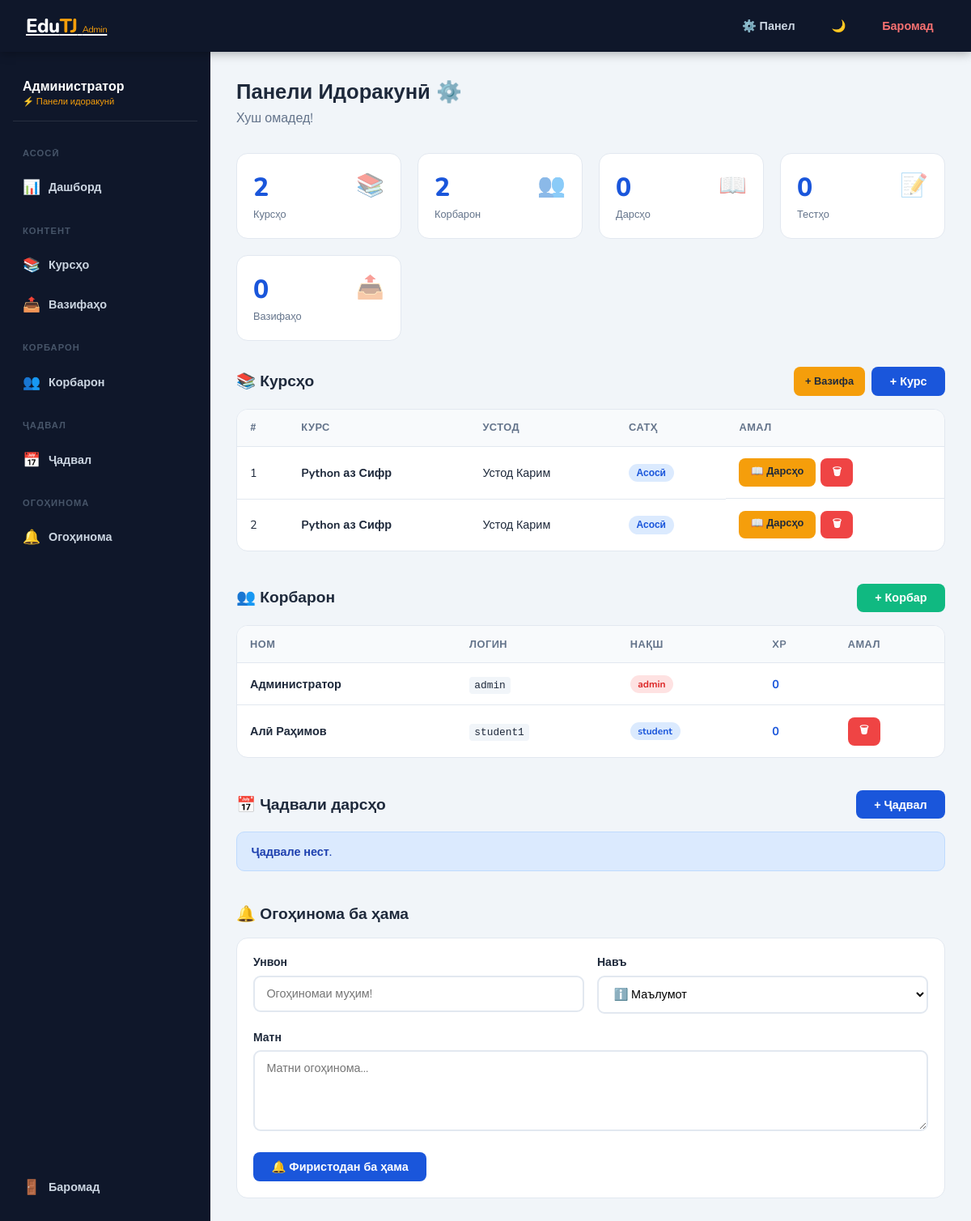
The page /admin (signed in) on the database its author committed.
### tables this page shows
CREATE TABLE courses (
            id INTEGER PRIMARY KEY AUTOINCREMENT,
            title TEXT NOT NULL, description TEXT,
            image TEXT, instructor TEXT, duration TEXT,
            level TEXT DEFAULT 'Асосӣ',
            created_at TEXT DEFAULT CURRENT_TIMESTAMP
        );

CREATE TABLE users (
            id INTEGER PRIMARY KEY AUTOINCREMENT,
            username TEXT UNIQUE NOT NULL,
            password TEXT NOT NULL,
            full_name TEXT,
            role TEXT DEFAULT 'student',
            xp INTEGER DEFAULT 0,
            lang TEXT DEFAULT 'tg',
            dark_mode INTEGER DEFAULT 0,
            created_at TEXT DEFAULT CURRENT_TIMESTAMP
        );

### app.py (the view)
@app.route('/admin')
@admin_required
def admin():
    db = get_db()
    courses = db.execute("SELECT * FROM courses ORDER BY created_at DESC").fetchall()
    users = db.execute("SELECT * FROM users ORDER BY created_at DESC").fetchall()
    lessons_count = db.execute("SELECT COUNT(*) as cnt FROM lessons").fetchone()['cnt']
    tests_count = db.execute("SELECT COUNT(*) as cnt FROM tests").fetchone()['cnt']
    hw_count = db.execute("SELECT COUNT(*) as cnt FROM homework_submissions").fetchone()['cnt']
    schedule_events = db.execute("""SELECT s.*, c.title as course_title FROM schedule s
        LEFT JOIN courses c ON s.course_id=c.id ORDER BY s.scheduled_date, s.scheduled_time""").fetchall()
    db.close()
    return render_template('admin.html', courses=courses, users=users,
                           lessons_count=lessons_count, tests_count=tests_count,
                           hw_count=hw_count, schedule_events=schedule_events)

### app.py (called while the page is built)
def get_db():
    conn = sqlite3.connect(DB)
    conn.row_factory = sqlite3.Row
    return conn

def admin_required(f):
    from functools import wraps
    @wraps(f)
    def d(*a, **k):
        if 'user_id' not in session or session.get('role') != 'admin': return redirect(url_for('login'))
        return f(*a, **k)
    return d

### templates/admin.html (shortened to what this page needs)
<!DOCTYPE html>
<html lang="tg">
<head>
<link rel="stylesheet" href="/static/css/style.css">
</head>
<body class="{{ 'dark-theme' if session.dark else '' }}">
<nav class="nav">
  <a href="/admin" class="nav-logo">Edu<span>TJ</span> <span style="font-size:.7rem;color:#f59e0b;font-weight:400;">Admin</span></a>
  <div class="nav-links">
    <a href="/admin">⚙️ Панел</a>
    <a href="/toggle_dark">{{ '☀️' if session.dark else '🌙' }}</a>
    <a href="/logout" style="color:#f87171">Баромад</a>
  </div>
</nav>
<div class="layout">
  <aside class="sidebar">
    <div style="padding:.5rem .75rem 1rem;border-bottom:1px solid rgba(255,255,255,.1);margin-bottom:.5rem;">
      <div style="font-weight:800;color:#fff;">Администратор</div>
      <div style="font-size:.7rem;color:#f59e0b;">⚡ Панели идоракунӣ</div>
    </div>
    <span class="sidebar-title">Асосӣ</span>
    <a href="/admin"><span class="icon">📊</span> Дашборд</a>
    <span class="sidebar-title">Контент</span>
    <a href="#courses" onclick="showS('s-courses')"><span class="icon">📚</span> Курсҳо</a>
    <a href="/admin/submissions"><span class="icon">📤</span> Вазифаҳо</a>
    <span class="sidebar-title">Корбарон</span>
    <a href="#users" onclick="showS('s-users')"><span class="icon">👥</span> Корбарон</a>
    <span class="sidebar-title">Ҷадвал</span>
    <a href="#schedule" onclick="showS('s-schedule')"><span class="icon">📅</span> Ҷадвал</a>
    <span class="sidebar-title">Огоҳинома</span>
    <a href="#notify" onclick="showS('s-notify')"><span class="icon">🔔</span> Огоҳинома</a>
    <a href="/logout" style="margin-top:auto;"><span class="icon">🚪</span> Баромад</a>
  </aside>
  <main class="main-content">
  {% if view == 'lessons' %}
  <div style="display:flex;align-items:center;gap:1rem;margin-bottom:2rem;">
    <a href="/admin" class="btn btn-ghost btn-sm">← Панел</a>
    <h1 style="font-size:1.4rem;font-weight:800;">Дарсҳои: {{ course.title }}</h1>
    <button onclick="openModal('m-lesson')" class="btn btn-blue" style="margin-left:auto;">+ Дарси нав</button>
  </div>
  <div class="table-wrap">
    <table>
      <thead><tr><th>#</th><th>Дарс</th><th>Видео</th><th>Амал</th></tr></thead>
      <tbody>
        {% for l in lessons %}
        <tr>
          <td>{{ loop.index }}</td>
          <td><strong>{{ l.title }}</strong>{% if l.description %}<br><small style="color:var(--muted)">{{ l.description[:50] }}</small>{% endif %}</td>
          <td>{% if l.video_url %}<span class="badge badge-green">✓</span>{% else %}<span class="badge badge-red">Нест</span>{% endif %}</td>
          <td style="display:flex;gap:.4rem;">
            <a href="/admin/tests/{{ l.id }}" class="btn btn-yellow btn-sm">📝 Тестҳо</a>
            <a href="/admin/delete_lesson/{{ l.id }}" class="btn btn-red btn-sm" onclick="return confirm('Нест?')">🗑</a>
          </td>
        </tr>
        {% else %}<tr><td colspan="4" style="text-align:center;padding:2rem;color:var(--muted);">Дарсе нест</td></tr>{% endfor %}
      </tbody>
    </table>
  </div>
  <div class="modal-overlay" id="m-lesson">
    <div class="modal">
      <button class="modal-close" onclick="closeModal('m-lesson')">×</button>
      <h2>📖 Дарси нав</h2>
      <form method="POST" action="/admin/add_lesson" enctype="multipart/form-data">
        <input type="hidden" name="course_id" value="{{ course.id }}">
        <div class="form-group"><label>Ном *</label><input name="title" required></div>
        <div class="form-group"><label>Тавсиф</label><textarea name="description"></textarea></div>
        <div class="form-group"><label>Видеофайл (MP4)</label><input type="file" name="video" accept="video/*"></div>
        <div class="form-group"><label>YouTube линк</label><input type="url" name="video_link" placeholder="https://youtube.com/watch?v=..."></div>
        <div class="form-group"><label>Матн</label><textarea name="content" style="min-height:120px;"></textarea></div>
        <button type="submit" class="btn btn-blue btn-full">+ Илова</button>
      </form>
    </div>
  </div>
  {% else %}
  <h1 style="font-size:1.6rem;font-weight:800;margin-bottom:.25rem;">Панели Идоракунӣ ⚙️</h1>
  <p style="color:var(--muted);margin-bottom:2rem;">Хуш омадед!</p>
  <div class="stats-row">
    <div class="stat-card"><span class="stat-icon">📚</span><div class="stat-num">{{ courses|length }}</div><div class="stat-label">Курсҳо</div></div>
    <div class="stat-card"><span class="stat-icon">👥</span><div class="stat-num">{{ users|length }}</div><div class="stat-label">Корбарон</div></div>
    <div class="stat-card"><span class="stat-icon">📖</span><div class="stat-num">{{ lessons_count }}</div><div class="stat-label">Дарсҳо</div></div>
    <div class="stat-card"><span class="stat-icon">📝</span><div class="stat-num">{{ tests_count }}</div><div class="stat-label">Тестҳо</div></div>
    <div class="stat-card"><span class="stat-icon">📤</span><div class="stat-num">{{ hw_count }}</div><div class="stat-label">Вазифаҳо</div></div>
  </div>
  <div id="s-courses" class="section-block">
    <div style="display:flex;align-items:center;justify-content:space-between;margin-bottom:1rem;">
      <h2 style="font-size:1.2rem;font-weight:800;">📚 Курсҳо</h2>
      <div style="display:flex;gap:.5rem;">
        <button onclick="openModal('m-task')" class="btn btn-yellow btn-sm">+ Вазифа</button>
        <button onclick="openModal('m-course')" class="btn btn-blue">+ Курс</button>
      </div>
    </div>
    <div class="table-wrap">
      <table>
        <thead><tr><th>#</th><th>Курс</th><th>Устод</th><th>Сатҳ</th><th>Амал</th></tr></thead>
        <tbody>
          {% for c in courses %}
          <tr>
            <td>{{ loop.index }}</td>
            <td><strong>{{ c.title }}</strong></td>
            <td>{{ c.instructor }}</td>
            <td><span class="badge badge-blue">{{ c.level }}</span></td>
            <td style="display:flex;gap:.4rem;flex-wrap:wrap;">
              <a href="/admin/lessons/{{ c.id }}" class="btn btn-yellow btn-sm">📖 Дарсҳо</a>
              <a href="/admin/delete_course/{{ c.id }}" class="btn btn-red btn-sm" onclick="return confirm('Нест?')">🗑</a>
            </td>
          </tr>
          {% else %}<tr><td colspan="5" style="text-align:center;padding:2rem;color:var(--muted);">Курсе нест</td></tr>{% endfor %}
        </tbody>
      </table>
    </div>
  </div>
  <div id="s-users" class="section-block" style="margin-top:2.5rem;">
    <div style="display:flex;align-items:center;justify-content:space-between;margin-bottom:1rem;">
      <h2 style="font-size:1.2rem;font-weight:800;">👥 Корбарон</h2>
      <button onclick="openModal('m-user')" class="btn btn-green">+ Корбар</button>
    </div>
    <div class="table-wrap">
      <table>
        <thead><tr><th>Ном</th><th>Логин</th><th>Нақш</th><th>XP</th><th>Амал</th></tr></thead>
        <tbody>
          {% for u in users %}
          <tr>
            <td><strong>{{ u.full_name }}</strong></td>
            <td><code style="background:var(--bg);padding:.2rem .4rem;border-radius:4px;font-size:.8rem;">{{ u.username }}</code></td>
            <td><span class="badge {% if u.role=='admin' %}badge-red{% else %}badge-blue{% endif %}">{{ u.role }}</span></td>
            <td><strong style="color:var(--primary);">{{ u.xp or 0 }}</strong></td>
            <td>{% if u.role!='admin' %}<a href="/admin/delete_user/{{ u.id }}" class="btn btn-red btn-sm" onclick="return confirm('Нест?')">🗑</a>{% endif %}</td>
          </tr>
          {% endfor %}
        </tbody>
      </table>
    </div>
  </div>
  <div id="s-schedule" class="section-block" style="margin-top:2.5rem;">
    <div style="display:flex;align-items:center;justify-content:space-between;margin-bottom:1rem;">
      <h2 style="font-size:1.2rem;font-weight:800;">📅 Ҷадвали дарсҳо</h2>
      <button onclick="openModal('m-schedule')" class="btn btn-blue">+ Ҷадвал</button>
    </div>
    {% if schedule_events %}
    <div class="table-wrap">
      <table>
        <thead><tr><th>Унвон</th><th>Курс</th><th>Сана</th><th>Вақт</th><th>Амал</th></tr></thead>
        <tbody>
          {% for e in schedule_events %}
          <tr>
            <td><strong>{{ e.title }}</strong></td>
            <td>{{ e.course_title or '—' }}</td>
            <td>{{ e.scheduled_date }}</td>
            <td>{{ e.scheduled_time }} ({{ e.duration_min }} дақ)</td>
            <td><a href="/admin/delete_schedule/{{ e.id }}" class="btn btn-red btn-sm" onclick="return confirm('Нест?')">🗑</a></td>
          </tr>
          {% endfor %}
        </tbody>
      </table>
    </div>
    {% else %}<div class="alert alert-info">Ҷадвале нест.</div>{% endif %}
  </div>
  <div id="s-notify" class="section-block" style="margin-top:2.5rem;">
    <h2 style="font-size:1.2rem;font-weight:800;margin-bottom:1rem;">🔔 Огоҳинома ба ҳама</h2>
    <div style="background:var(--card);border-radius:14px;padding:1.25rem;border:1px solid var(--border);">
      <form method="POST" action="/admin/notify_all">
        <div class="form-row">
          <div class="form-group"><label>Унвон</label><input name="title" required placeholder="Огоҳиномаи муҳим!"></div>
          <div class="form-group"><label>Навъ</label>
            <select name="type"><option value="info">ℹ️ Маълумот</option><option value="success">✅ Муваффақият</option><option value="warning">⚠️ Огоҳинома</option></select>
          </div>
        </div>
        <div class="form-group"><label>Матн</label><textarea name="message" required placeholder="Матни огоҳинома..."></textarea></div>
        <button type="submit" class="btn btn-blue">🔔 Фиристодан ба ҳама</button>
      </form>
    </div>
  </div>
  {% endif %}
  </main>
</div>
</body>
</html>

### static/css/style.css (style rules this page uses)
:root { --primary: #1a56db; --primary-dark: #1040b0; --accent: #f59e0b; --success: #10b981; --danger: #ef4444; --bg: #f1f5f9; --card: #ffffff; --text: #1e293b; --muted: #64748b; --border: #e2e8f0; --sidebar: #0f172a; --sidebar-text: #cbd5e1; }
* { margin:0; padding:0; box-sizing:border-box; }
body { font-family:'Nunito',sans-serif; background:var(--bg); color:var(--text); min-height:100vh; }
.nav { background:var(--sidebar); padding:0 2rem; display:flex; align-items:center; justify-content:space-between; height:64px; box-shadow:0 2px 12px rgba(0,0,0,.3); position:sticky; top:0; z-index:100; }
.nav-logo { font-size:1.5rem; font-weight:800; color:#fff; letter-spacing:-0.5px; }
.nav-logo span { color:var(--accent); }
.nav-links { display:flex; gap:1rem; align-items:center; }
.nav-links a { color:var(--sidebar-text); text-decoration:none; font-weight:600; font-size:.9rem; padding:.4rem .9rem; border-radius:8px; transition:.2s; }
.btn { padding:.6rem 1.4rem; border-radius:8px; font-weight:700; font-size:.9rem; text-decoration:none; border:none; cursor:pointer; transition:.2s; display:inline-block; }
.btn-blue { background:var(--primary); color:#fff; }
.btn-green { background:var(--success); color:#fff; }
.btn-red { background:var(--danger); color:#fff; }
.btn-yellow { background:var(--accent); color:#1e293b; }
.btn-sm { padding:.4rem .9rem; font-size:.8rem; }
.layout { display:flex; min-height:calc(100vh - 64px); }
.sidebar { width:260px; background:var(--sidebar); color:var(--sidebar-text); padding:1.5rem 1rem; flex-shrink:0; display:flex; flex-direction:column; gap:.25rem; }
.sidebar-title { font-size:.7rem; font-weight:700; text-transform:uppercase; letter-spacing:1px; color:#475569; padding:.5rem .75rem; margin-top:.75rem; }
.sidebar a { display:flex; align-items:center; gap:.75rem; padding:.65rem .75rem; border-radius:8px; color:var(--sidebar-text); text-decoration:none; font-weight:600; font-size:.9rem; transition:.2s; }
.sidebar a .icon { font-size:1.1rem; width:20px; text-align:center; }
.main-content { flex:1; padding:2rem; overflow:auto; }
.stats-row { display:grid; grid-template-columns:repeat(auto-fill,minmax(180px,1fr)); gap:1.25rem; margin-bottom:2rem; }
.stat-card { background:#fff; border-radius:14px; padding:1.25rem; border:1px solid var(--border); }
.stat-card .stat-num { font-size:2rem; font-weight:800; color:var(--primary); }
.stat-card .stat-label { font-size:.8rem; color:var(--muted); margin-top:.2rem; }
.stat-card .stat-icon { font-size:1.75rem; float:right; opacity:.5; }
.table-wrap { background:#fff; border-radius:14px; border:1px solid var(--border); overflow:hidden; }
table { width:100%; border-collapse:collapse; }
th { background:#f8fafc; font-size:.8rem; font-weight:700; text-transform:uppercase; letter-spacing:.5px; color:var(--muted); padding:.85rem 1rem; text-align:left; border-bottom:1px solid var(--border); }
td { padding:.9rem 1rem; border-bottom:1px solid var(--border); font-size:.9rem; }
tr:last-child td { border-bottom:none; }
.form-group { margin-bottom:1.25rem; }
.form-group label { display:block; font-weight:700; font-size:.875rem; margin-bottom:.4rem; }
.form-group input, .form-group textarea, .form-group select { width:100%; padding:.65rem .9rem; border:2px solid var(--border); border-radius:9px; font-family:inherit; font-size:.9rem; transition:.2s; background:#fff; }
.form-group textarea { min-height:100px; resize:vertical; }
.form-row { display:grid; grid-template-columns:1fr 1fr; gap:1rem; }
.badge { display:inline-block; padding:.2rem .6rem; border-radius:20px; font-size:.75rem; font-weight:700; }
.badge-blue { background:#dbeafe; color:var(--primary); }
.badge-red { background:#fee2e2; color:#dc2626; }
.alert { padding:.85rem 1.1rem; border-radius:10px; margin-bottom:1rem; font-weight:600; font-size:.9rem; }
.alert-info { background:#dbeafe; color:#1e40af; border:1px solid #bfdbfe; }

### rows shown on the page
courses: title "Python аз Сифр", instructor "Устод Карим", level "Асосӣ"
courses: title "Python аз Сифр", instructor "Устод Карим", level "Асосӣ"
users: full_name "Администратор", username "admin", role "admin", xp "0"
users: full_name "Алӣ Раҳимов", username "student1", role "student", xp "0"

### other values the page prints
{{ '☀️' if session.dark else '🌙' }} "🌙"
{{ courses|length }} "2"
{{ users|length }} "2"
{{ lessons_count }} "0"
{{ tests_count }} "0"
{{ hw_count }} "0"
